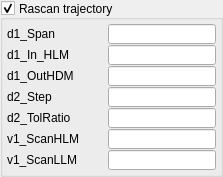
           <widget class="QGroupBox" name="vgb_Params_2">
            <property name="sizePolicy">
             <sizepolicy hsizetype="Fixed" vsizetype="Preferred">
              <horstretch>0</horstretch>
              <verstretch>0</verstretch>
             </sizepolicy>
            </property>
            <property name="maximumSize">
             <size>
              <width>10000</width>
              <height>16777215</height>
             </size>
            </property>
            <property name="title">
             <string>Rascan trajectory</string>
            </property>
            <property name="alignment">
             <set>Qt::AlignLeading|Qt::AlignLeft|Qt::AlignVCenter</set>
            </property>
            <property name="flat">
             <bool>true</bool>
            </property>
            <property name="checkable">
             <bool>true</bool>
            </property>
            <property name="checked">
             <bool>true</bool>
            </property>
            <layout class="QVBoxLayout" name="verticalLayout_7">
             <property name="spacing">
              <number>1</number>
             </property>
             <property name="margin">
              <number>2</number>
             </property>
             <item>
              <layout class="QGridLayout" name="gd_Kinematics_3">
               <property name="margin">
                <number>2</number>
               </property>
               <property name="spacing">
                <number>1</number>
               </property>
               <item row="4" column="0">
                <widget class="QLabel" name="L_d2_TolRatio">
                 <property name="sizePolicy">
                  <sizepolicy hsizetype="Fixed" vsizetype="Preferred">
                   <horstretch>0</horstretch>
                   <verstretch>0</verstretch>
                  </sizepolicy>
                 </property>
                 <property name="minimumSize">
                  <size>
                   <width>100</width>
                   <height>0</height>
                  </size>
                 </property>
                 <property name="maximumSize">
                  <size>
                   <width>100</width>
                   <height>20</height>
                  </size>
                 </property>
                 <property name="text">
                  <string>d2_TolRatio</string>
                 </property>
                 <property name="margin">
                  <number>3</number>
                 </property>
                 <property name="buddy">
                  <cstring>QLD_d2_TolRatio</cstring>
                 </property>
                </widget>
               </item>
               <item row="1" column="0">
                <widget class="QLabel" name="L_d1_In_HLM">
                 <property name="sizePolicy">
                  <sizepolicy hsizetype="Fixed" vsizetype="Preferred">
                   <horstretch>0</horstretch>
                   <verstretch>0</verstretch>
                  </sizepolicy>
                 </property>
                 <property name="minimumSize">
                  <size>
                   <width>100</width>
                   <height>0</height>
                  </size>
                 </property>
                 <property name="maximumSize">
                  <size>
                   <width>100</width>
                   <height>20</height>
                  </size>
                 </property>
                 <property name="text">
                  <string>d1_In_HLM</string>
                 </property>
                 <property name="margin">
                  <number>3</number>
                 </property>
                 <property name="buddy">
                  <cstring>QLD_d1_In_HLM</cstring>
                 </property>
                </widget>
               </item>
               <item row="3" column="1">
                <widget class="QELineEdit" name="QLD_p2006">
                 <property name="sizePolicy">
                  <sizepolicy hsizetype="Preferred" vsizetype="Fixed">
                   <horstretch>0</horstretch>
                   <verstretch>0</verstretch>
                  </sizepolicy>
                 </property>
                 <property name="minimumSize">
                  <size>
                   <width>100</width>
                   <height>0</height>
                  </size>
                 </property>
                 <property name="maximumSize">
                  <size>
                   <width>120</width>
                   <height>20</height>
                  </size>
                 </property>
                 <property name="font">
                  <font>
                   <weight>50</weight>
                   <bold>false</bold>
                  </font>
                 </property>
                 <property name="variable" stdset="0">
                  <string>$(P)$(R):D2_STEP</string>
                 </property>
                 <property name="addUnits">
                  <bool>true</bool>
                 </property>
                </widget>
               </item>
               <item row="2" column="0">
                <widget class="QLabel" name="L_v1_TolRatio_2">
                 <property name="sizePolicy">
                  <sizepolicy hsizetype="Fixed" vsizetype="Preferred">
                   <horstretch>0</horstretch>
                   <verstretch>0</verstretch>
                  </sizepolicy>
                 </property>
                 <property name="minimumSize">
                  <size>
                   <width>100</width>
                   <height>0</height>
                  </size>
                 </property>
                 <property name="maximumSize">
                  <size>
                   <width>100</width>
                   <height>20</height>
                  </size>
                 </property>
                 <property name="text">
                  <string>d1_OutHDM</string>
                 </property>
                 <property name="margin">
                  <number>3</number>
                 </property>
                 <property name="buddy">
                  <cstring>QLD_v1_TolRatio</cstring>
                 </property>
                </widget>
               </item>
               <item row="2" column="1">
                <widget class="QELineEdit" name="QLD_v1_TolRatio_2">
                 <property name="sizePolicy">
                  <sizepolicy hsizetype="Preferred" vsizetype="Fixed">
                   <horstretch>0</horstretch>
                   <verstretch>0</verstretch>
                  </sizepolicy>
                 </property>
                 <property name="minimumSize">
                  <size>
                   <width>100</width>
                   <height>0</height>
                  </size>
                 </property>
                 <property name="maximumSize">
                  <size>
                   <width>120</width>
                   <height>20</height>
                  </size>
                 </property>
                 <property name="variable" stdset="0">
                  <string>$(P)$(R):D1_OUTHDM</string>
                 </property>
                 <property name="addUnits">
                  <bool>true</bool>
                 </property>
                </widget>
               </item>
               <item row="6" column="0">
                <widget class="QLabel" name="L_p2007">
                 <property name="sizePolicy">
                  <sizepolicy hsizetype="Fixed" vsizetype="Preferred">
                   <horstretch>0</horstretch>
                   <verstretch>0</verstretch>
                  </sizepolicy>
                 </property>
                 <property name="minimumSize">
                  <size>
                   <width>100</width>
                   <height>0</height>
                  </size>
                 </property>
                 <property name="maximumSize">
                  <size>
                   <width>100</width>
                   <height>20</height>
                  </size>
                 </property>
                 <property name="frameShape">
                  <enum>QFrame::NoFrame</enum>
                 </property>
                 <property name="text">
                  <string>v1_ScanHLM</string>
                 </property>
                 <property name="margin">
                  <number>3</number>
                 </property>
                 <property name="buddy">
                  <cstring>QLD_p2007</cstring>
                 </property>
                </widget>
               </item>
               <item row="1" column="1">
                <widget class="QELineEdit" name="QLD_d1_In_HLM">
                 <property name="sizePolicy">
                  <sizepolicy hsizetype="Preferred" vsizetype="Fixed">
                   <horstretch>0</horstretch>
                   <verstretch>0</verstretch>
                  </sizepolicy>
                 </property>
                 <property name="minimumSize">
                  <size>
                   <width>100</width>
                   <height>0</height>
                  </size>
                 </property>
                 <property name="maximumSize">
                  <size>
                   <width>120</width>
                   <height>20</height>
                  </size>
                 </property>
                 <property name="variable" stdset="0">
                  <string>$(P)$(R):D1_IN_HLM</string>
                 </property>
                 <property name="addUnits">
                  <bool>true</bool>
                 </property>
                </widget>
               </item>
               <item row="7" column="0">
                <widget class="QLabel" name="L_v1_TolRatio">
                 <property name="sizePolicy">
                  <sizepolicy hsizetype="Fixed" vsizetype="Preferred">
                   <horstretch>0</horstretch>
                   <verstretch>0</verstretch>
                  </sizepolicy>
                 </property>
                 <property name="minimumSize">
                  <size>
                   <width>100</width>
                   <height>0</height>
                  </size>
                 </property>
                 <property name="maximumSize">
                  <size>
                   <width>100</width>
                   <height>20</height>
                  </size>
                 </property>
                 <property name="text">
                  <string>v1_ScanLLM</string>
                 </property>
                 <property name="margin">
                  <number>3</number>
                 </property>
                 <property name="buddy">
                  <cstring>QLD_v1_TolRatio</cstring>
                 </property>
                </widget>
               </item>
               <item row="4" column="1">
                <widget class="QELineEdit" name="QLD_d2_TolRatio">
                 <property name="sizePolicy">
                  <sizepolicy hsizetype="Preferred" vsizetype="Fixed">
                   <horstretch>0</horstretch>
                   <verstretch>0</verstretch>
                  </sizepolicy>
                 </property>
                 <property name="minimumSize">
                  <size>
                   <width>100</width>
                   <height>0</height>
                  </size>
                 </property>
                 <property name="maximumSize">
                  <size>
                   <width>120</width>
                   <height>20</height>
                  </size>
                 </property>
                 <property name="variable" stdset="0">
                  <string>$(P)$(R):D2_TOLRATIO</string>
                 </property>
                 <property name="addUnits">
                  <bool>true</bool>
                 </property>
                </widget>
               </item>
               <item row="3" column="0">
                <widget class="QLabel" name="L_p2006">
                 <property name="sizePolicy">
                  <sizepolicy hsizetype="Fixed" vsizetype="Preferred">
                   <horstretch>0</horstretch>
                   <verstretch>0</verstretch>
                  </sizepolicy>
                 </property>
                 <property name="minimumSize">
                  <size>
                   <width>100</width>
                   <height>0</height>
                  </size>
                 </property>
                 <property name="maximumSize">
                  <size>
                   <width>100</width>
                   <height>20</height>
                  </size>
                 </property>
                 <property name="text">
                  <string>d2_Step</string>
                 </property>
                 <property name="margin">
                  <number>3</number>
                 </property>
                 <property name="buddy">
                  <cstring>QLD_p2006</cstring>
                 </property>
                </widget>
               </item>
               <item row="6" column="1">
                <widget class="QELineEdit" name="QLD_p2007">
                 <property name="sizePolicy">
                  <sizepolicy hsizetype="Preferred" vsizetype="Fixed">
                   <horstretch>0</horstretch>
                   <verstretch>0</verstretch>
                  </sizepolicy>
                 </property>
                 <property name="minimumSize">
                  <size>
                   <width>100</width>
                   <height>0</height>
                  </size>
                 </property>
                 <property name="maximumSize">
                  <size>
                   <width>120</width>
                   <height>20</height>
                  </size>
                 </property>
                 <property name="font">
                  <font>
                   <weight>50</weight>
                   <bold>false</bold>
                  </font>
                 </property>
                 <property name="variable" stdset="0">
                  <string>$(P)$(R):V1_SCANHLM</string>
                 </property>
                 <property name="addUnits">
                  <bool>true</bool>
                 </property>
                </widget>
               </item>
               <item row="0" column="0">
                <widget class="QLabel" name="L_p2001_2">
                 <property name="sizePolicy">
                  <sizepolicy hsizetype="Minimum" vsizetype="Preferred">
                   <horstretch>0</horstretch>
                   <verstretch>0</verstretch>
                  </sizepolicy>
                 </property>
                 <property name="minimumSize">
                  <size>
                   <width>100</width>
                   <height>0</height>
                  </size>
                 </property>
                 <property name="maximumSize">
                  <size>
                   <width>100</width>
                   <height>20</height>
                  </size>
                 </property>
                 <property name="frameShape">
                  <enum>QFrame::NoFrame</enum>
                 </property>
                 <property name="text">
                  <string>d1_Span</string>
                 </property>
                 <property name="margin">
                  <number>3</number>
                 </property>
                 <property name="buddy">
                  <cstring>QLD_p2001_2</cstring>
                 </property>
                </widget>
               </item>
               <item row="7" column="1">
                <widget class="QELineEdit" name="QLD_v1_TolRatio">
                 <property name="sizePolicy">
                  <sizepolicy hsizetype="Preferred" vsizetype="Fixed">
                   <horstretch>0</horstretch>
                   <verstretch>0</verstretch>
                  </sizepolicy>
                 </property>
                 <property name="minimumSize">
                  <size>
                   <width>100</width>
                   <height>0</height>
                  </size>
                 </property>
                 <property name="maximumSize">
                  <size>
                   <width>120</width>
                   <height>20</height>
                  </size>
                 </property>
                 <property name="variable" stdset="0">
                  <string>$(P)$(R):V1_SCANLLM</string>
                 </property>
                 <property name="addUnits">
                  <bool>true</bool>
                 </property>
                </widget>
               </item>
               <item row="0" column="1">
                <widget class="QELineEdit" name="QLD_p2001_2">
                 <property name="sizePolicy">
                  <sizepolicy hsizetype="Preferred" vsizetype="Fixed">
                   <horstretch>0</horstretch>
                   <verstretch>0</verstretch>
                  </sizepolicy>
                 </property>
                 <property name="minimumSize">
                  <size>
                   <width>100</width>
                   <height>0</height>
                  </size>
                 </property>
                 <property name="maximumSize">
                  <size>
                   <width>120</width>
                   <height>20</height>
                  </size>
                 </property>
                 <property name="font">
                  <font>
                   <weight>50</weight>
                   <bold>false</bold>
                  </font>
                 </property>
                 <property name="variable" stdset="0">
                  <string>$(P)$(R):D1_SPAN</string>
                 </property>
                 <property name="addUnits">
                  <bool>true</bool>
                 </property>
                </widget>
               </item>
              </layout>
             </item>
            </layout>
           </widget>
